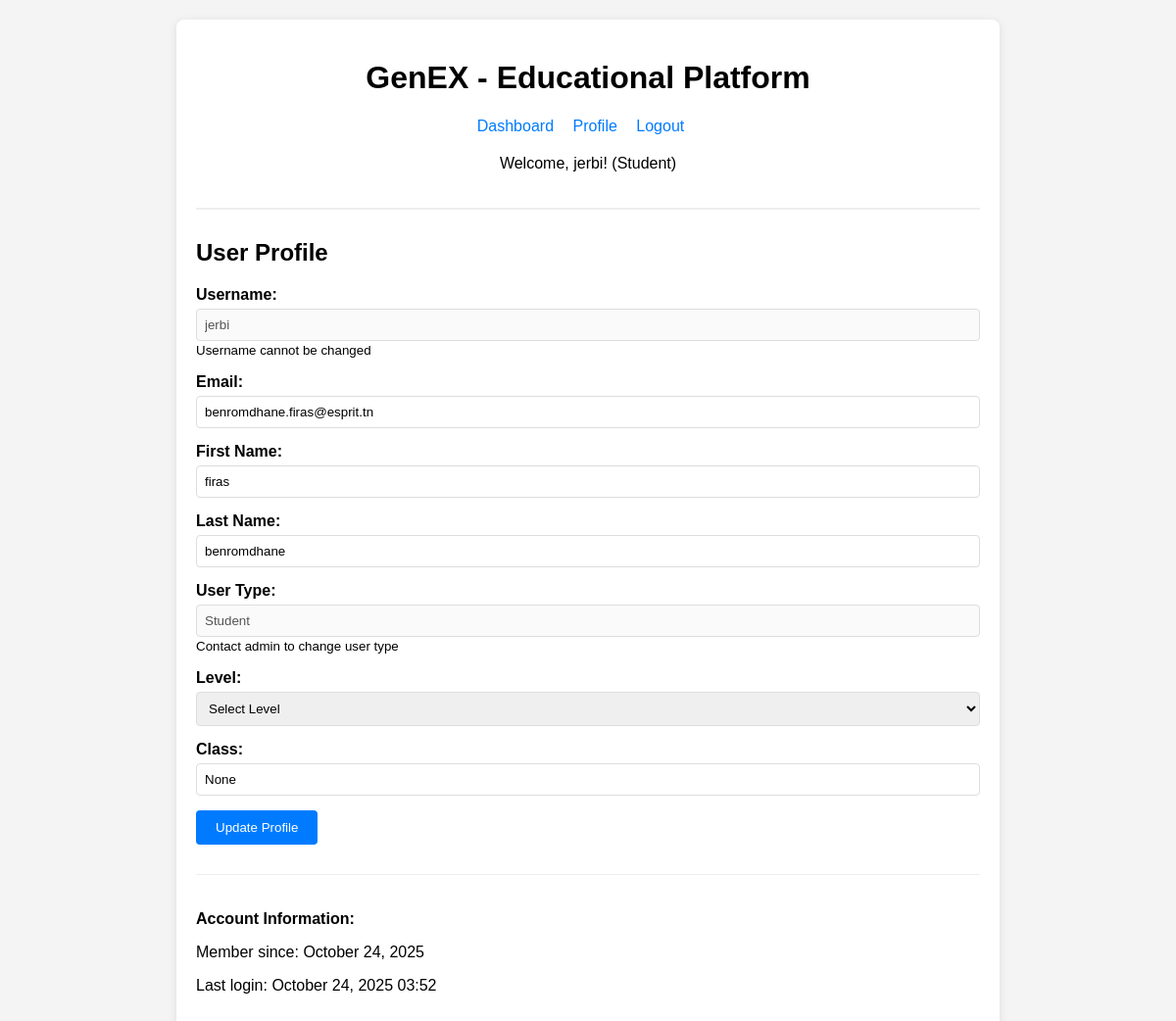
The page /users/profile/ (signed in) on the database its author committed.
### users/models.py (models this page shows, shortened)
class User(AbstractUser):
    USER_TYPE_CHOICES = (
        ('admin', 'Admin'),
        ('student', 'Student'),
    )
    LEVEL_CHOICES = (
        ('weak', 'Weak'),
        ('medium', 'Medium'),
        ('advanced', 'Advanced'),
    )
    user_type = models.CharField(max_length=10, choices=USER_TYPE_CHOICES, default='student')
    level = models.CharField(max_length=10, choices=LEVEL_CHOICES, blank=True, null=True)
    student_class = models.CharField(max_length=50, blank=True, null=True)
    current_streak = models.IntegerField(default=0, help_text="Current consecutive days with quiz completion")
    longest_streak = models.IntegerField(default=0, help_text="Longest streak ever achieved")
    last_quiz_date = models.DateTimeField(null=True, blank=True, help_text="Last time user completed a quiz")
    THEME_CHOICES = (
        ('light', 'Light'),
        ('dark', 'Dark'),
        ('auto', 'Auto'),
    )
    theme_preference = models.CharField(max_length=10, choices=THEME_CHOICES, default='auto', help_text="User's theme preference")

### users/views.py (the view, shortened to what this page needs)
# urls.py: path('profile/', views.profile_view, name='profile'),
@login_required
def profile_view(request):
    return render(request, 'users/profile.html', {'user': request.user})

### templates/users/profile.html (shortened to what this page needs)
{% extends 'users/base.html' %}
{% block content %}
<h2>User Profile</h2>
<form method="post">
    <div class="form-group">
        <label for="username">Username:</label>
        <input type="text" id="username" value="{{ user.username }}" disabled>
        <small>Username cannot be changed</small>
    </div>
    <div class="form-group">
        <label for="email">Email:</label>
        <input type="email" id="email" name="email" value="{{ user.email }}">
    </div>
    <div class="form-group">
        <label for="first_name">First Name:</label>
        <input type="text" id="first_name" name="first_name" value="{{ user.first_name }}">
    </div>
    <div class="form-group">
        <label for="last_name">Last Name:</label>
        <input type="text" id="last_name" name="last_name" value="{{ user.last_name }}">
    </div>
    <div class="form-group">
        <label for="user_type">User Type:</label>
        <input type="text" id="user_type" value="{{ user.get_user_type_display }}" disabled>
        <small>Contact admin to change user type</small>
    </div>
    <div class="form-group">
        <label for="level">Level:</label>
        <select id="level" name="level">
            <option value="">Select Level</option>
        </select>
    </div>
    <div class="form-group">
        <label for="student_class">Class:</label>
        <input type="text" id="student_class" name="student_class" value="{{ user.student_class }}" placeholder="e.g., Grade 10A">
    </div>
    <button type="submit" class="btn">Update Profile</button>
</form>
<div style="margin-top: 30px; padding-top: 20px; border-top: 1px solid #eee;">
    <p><strong>Account Information:</strong></p>
    <p>Member since: {{ user.date_joined|date:"F d, Y" }}</p>
    <p>Last login: {{ user.last_login|date:"F d, Y H:i" }}</p>
</div>
{% endblock %}

### templates/users/base.html (shortened to what this page needs)
<!DOCTYPE html>
<html lang="en">
<head>
</head>
<body>
    <div class="container">
        <div class="header">
            <h1>GenEX - Educational Platform</h1>
            {% if user.is_authenticated %}
            <div class="nav">
                <a href="{% url 'dashboard' %}">Dashboard</a>
                <a href="{% url 'profile' %}">Profile</a>
                <a href="{% url 'logout' %}">Logout</a>
            </div>
            <p>Welcome, {{ user.username }}! ({{ user.get_user_type_display }})</p>
            {% endif %}
        </div>
        {% block content %}
        {% endblock %}
    </div>
</body>
</html>

### templates/users/base.html (style rules this page uses)
body { font-family: Arial, sans-serif; margin: 0; padding: 20px; background-color: #f4f4f4; }
.container { max-width: 800px; margin: 0 auto; background: white; padding: 20px; border-radius: 8px; box-shadow: 0 2px 10px rgba(0,0,0,0.1); }
.header { text-align: center; margin-bottom: 30px; padding-bottom: 20px; border-bottom: 2px solid #eee; }
.form-group { margin-bottom: 15px; }
.form-group label { display: block; margin-bottom: 5px; font-weight: bold; }
.form-group input, .form-group select { width: 100%; padding: 8px; border: 1px solid #ddd; border-radius: 4px; box-sizing: border-box; }
.btn { background-color: #007bff; color: white; padding: 10px 20px; border: none; border-radius: 4px; cursor: pointer; text-decoration: none; display: inline-block; }
.nav { margin-bottom: 20px; }
.nav a { margin-right: 15px; text-decoration: none; color: #007bff; }

### rows shown on the page
User: username "jerbi", user_type "Student", email "benromdhane.firas@esprit.tn", first_name "firas", last_name "benromdhane", student_class "None", date_joined "October 24, 2025", last_login "October 24, 2025 03:52"
